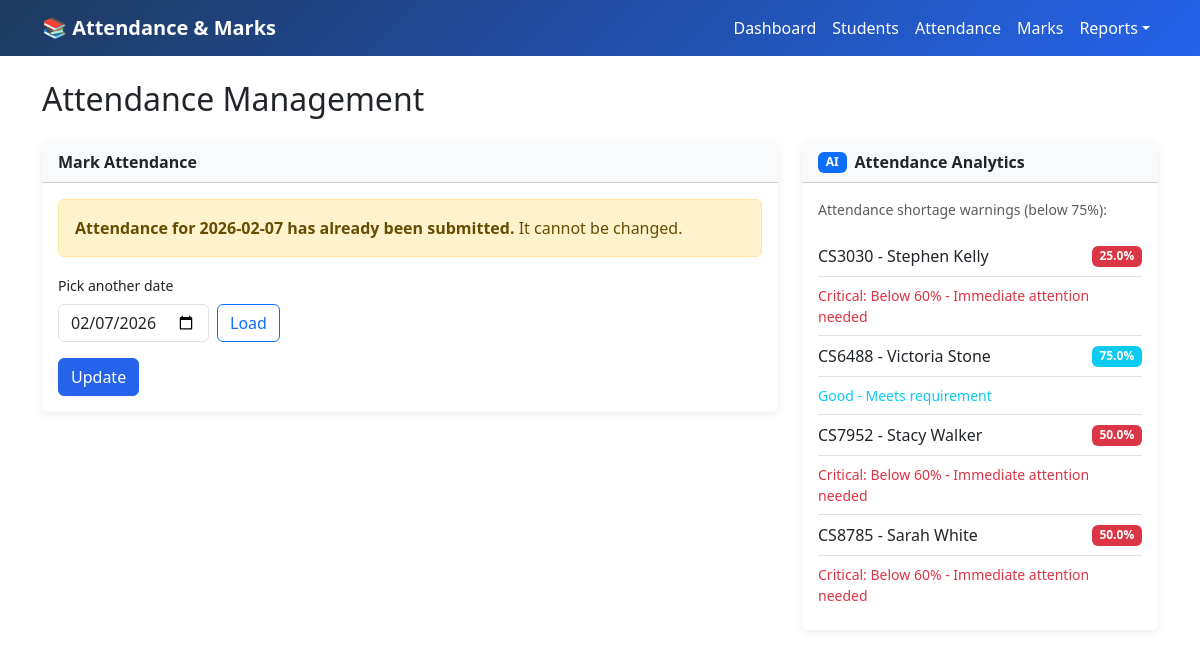
The app's page /attendance with its own data.
### tables this page shows
CREATE TABLE students (
            id INTEGER PRIMARY KEY AUTOINCREMENT,
            roll_no TEXT UNIQUE NOT NULL,
            name TEXT NOT NULL,
            semester INTEGER NOT NULL,
            marks REAL DEFAULT 0,
            total_attendance INTEGER DEFAULT 0,
            total_classes INTEGER DEFAULT 0
        );

### app.py (the view, shortened to what this page needs)
@app.route('/attendance', methods=['GET', 'POST'])
def attendance():
    conn = get_db()
    students_list = conn.execute('SELECT * FROM students ORDER BY roll_no').fetchall()
    conn.close()
    students_with_pct = []
    for s in students_list:
        pct = (s['total_attendance'] / s['total_classes'] * 100) if s['total_classes'] > 0 else 0
        remark, remark_class = get_attendance_remark(pct)
        students_with_pct.append({
            **dict(s),
            'attendance_pct': round(pct, 1),
            'attendance_remark': remark,
            'remark_class': remark_class
        })
    today = datetime.now().strftime('%Y-%m-%d')
    selected_date = request.args.get('date', today)
    if selected_date > today:
        selected_date = today
    conn = get_db()
    attendance_taken_for_date = conn.execute(
        'SELECT COUNT(*) FROM attendance_records WHERE date = ?', (selected_date,)
    ).fetchone()[0] > 0
    existing_attendance = {}
    if attendance_taken_for_date:
        records = conn.execute(
            'SELECT student_id, status FROM attendance_records WHERE date = ?',
            (selected_date,)
        ).fetchall()
        existing_attendance = {r['student_id']: r['status'] for r in records}
    edit_mode = bool(request.args.get('edit')) and attendance_taken_for_date
    try:
        is_sunday = datetime.strptime(selected_date, '%Y-%m-%d').weekday() == 6
    except ValueError:
        is_sunday = False
    conn.close()
    return render_template('attendance.html', students=students_with_pct, today=today,
                           selected_date=selected_date,
                           attendance_taken_for_date=attendance_taken_for_date,
                           edit_mode=edit_mode,
                           existing_attendance=existing_attendance,
                           is_sunday=is_sunday)

### app.py (called while the page is built)
def get_db():
    conn = sqlite3.connect(DATABASE)
    conn.row_factory = sqlite3.Row
    return conn

def get_attendance_remark(percentage):
    if percentage >= 90:
        return "Excellent", "success"
    elif percentage >= 75:
        return "Good - Meets requirement", "info"
    elif percentage >= 60:
        return "Warning: Below 75% - May affect eligibility", "warning"
    else:
        return "Critical: Below 60% - Immediate attention needed", "danger"

### templates/attendance.html (shortened to what this page needs)
{% extends "base.html" %}
{% block content %}
<h2 class="mb-4">Attendance Management</h2>
{% if students %}
<div class="row">
    <div class="col-lg-8">
        <div class="card mb-4">
            <div class="card-header">Mark Attendance</div>
            <div class="card-body">
                {% if is_sunday %}
                <div class="alert alert-warning mb-3">
                    <strong>Attendance cannot be marked for Sunday.</strong> Please select another date.
                </div>
                <form method="get" class="d-flex gap-2 align-items-end">
                    <div>
                        <label class="form-label small">Pick date</label>
                        <input type="date" name="date" class="form-control" value="{{ selected_date }}" max="{{ today }}">
                    </div>
                    <button type="submit" class="btn btn-primary">Load</button>
                </form>
                {% elif attendance_taken_for_date and not edit_mode %}
                <div class="alert alert-warning mb-3">
                    <strong>Attendance for {{ selected_date }} has already been submitted.</strong> It cannot be changed.
                </div>
                <form method="get" class="d-flex gap-2 align-items-end mb-3">
                    <div>
                        <label class="form-label small">Pick another date</label>
                        <input type="date" name="date" class="form-control" value="{{ selected_date }}" max="{{ today }}">
                    </div>
                    <button type="submit" class="btn btn-outline-primary">Load</button>
                </form>
                {% if attendance_taken_for_date %}
                <a href="{{ url_for('attendance', date=selected_date, edit=1) }}" class="btn btn-primary">Update</a>
                {% endif %}
                {% endif %}
            </div>
        </div>
    </div>
    <div class="col-lg-4">
        <div class="card border-primary">
            <div class="card-header d-flex align-items-center">
                <span class="badge bg-primary me-2">AI</span> Attendance Analytics
            </div>
            <div class="card-body">
                <p class="text-muted small">Attendance shortage warnings (below 75%):</p>
                <ul class="list-group list-group-flush">
                    {% for s in students %}
                    <li class="list-group-item d-flex justify-content-between align-items-center px-0">
                        <span>{{ s.roll_no }} - {{ s.name }}</span>
                        <span class="badge bg-{{ s.remark_class }}">{{ s.attendance_pct }}%</span>
                    </li>
                    <li class="list-group-item small text-{{ s.remark_class }} px-0 pb-2">{{ s.attendance_remark }}</li>
                    {% endfor %}
                </ul>
            </div>
        </div>
    </div>
</div>
{% else %}
<div class="alert alert-info">No students. <a href="{{ url_for('students') }}">Add students</a> first.</div>
{% endif %}
{% endblock %}

### templates/base.html (shortened to what this page needs)
<!DOCTYPE html>
<html lang="en">
<head>
    <link href="https://cdn.jsdelivr.net/npm/bootstrap@5.3.2/dist/css/bootstrap.min.css" rel="stylesheet">
</head>
<body>
    <nav class="navbar navbar-expand-lg navbar-dark">
        <div class="container">
            <a class="navbar-brand fw-bold" href="{{ url_for('index') }}">📚 Attendance & Marks</a>
            <div class="collapse navbar-collapse" id="nav">
                <ul class="navbar-nav ms-auto">
                    <li class="nav-item"><a class="nav-link" href="{{ url_for('index') }}">Dashboard</a></li>
                    <li class="nav-item"><a class="nav-link" href="{{ url_for('students') }}">Students</a></li>
                    <li class="nav-item"><a class="nav-link" href="{{ url_for('attendance') }}">Attendance</a></li>
                    <li class="nav-item"><a class="nav-link" href="{{ url_for('marks') }}">Marks</a></li>
                    <li class="nav-item dropdown">
                        <a class="nav-link dropdown-toggle" href="#" data-bs-toggle="dropdown">Reports</a>
                    </li>
                </ul>
            </div>
        </div>
    </nav>
    <main class="container py-4">
        {% block content %}{% endblock %}
    </main>
</body>
</html>

### templates/base.html (style rules this page uses)
:root { --accent: #2563eb; --accent-hover: #1d4ed8; }
body { font-family: 'Segoe UI', system-ui, sans-serif; min-height: 100vh; }
.navbar { background: linear-gradient(135deg, #1e3a5f 0%, #2563eb 100%) !important; }
.navbar-brand, .nav-link { color: #fff !important; }
.card { border: none; box-shadow: 0 2px 8px rgba(0,0,0,.08); }
.card-header { font-weight: 600; background: #f8fafc; }
.btn-primary { background: var(--accent); border-color: var(--accent); }

### records on screen
students: roll_no "CS3030", name "Stephen Kelly", attendance_pct "25.0", attendance_remark "Critical: Below 60% - Immediate attention needed"
students: roll_no "CS6488", name "Victoria Stone", attendance_pct "75.0", attendance_remark "Good - Meets requirement"
students: roll_no "CS7952", name "Stacy Walker", attendance_pct "50.0", attendance_remark "Critical: Below 60% - Immediate attention needed"
students: roll_no "CS8785", name "Sarah White", attendance_pct "50.0", attendance_remark "Critical: Below 60% - Immediate attention needed"

### other values on screen
{{ selected_date }} "2026-02-07"
